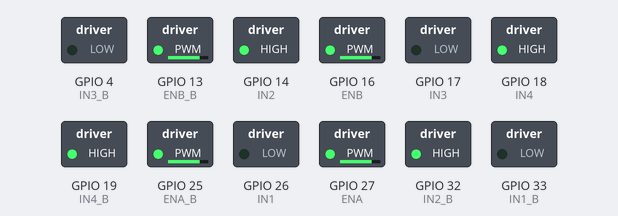
A sketch run on a simulated ESP32. Parts: switched loads named in the sketch (green lamp = pin HIGH).

Above: at 0.1 s.
Timing chart, 0 to 1.6 s (numbered marks = the images above):
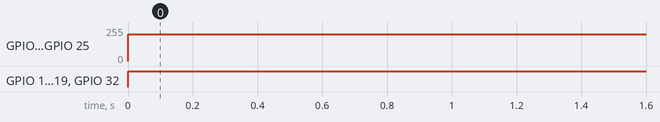

The sketch:

MotorDriver.ino
```cpp
#include <analogWrite.h>

#define ENA 27
#define ENB 16
#define IN1 26
#define IN2 14
#define IN3 17
#define IN4 18

#define ENA_B 25
#define ENB_B 13
#define IN1_B 33
#define IN2_B 32
#define IN3_B 4
#define IN4_B 19

void setup() {
  Serial.begin(9600);
  pinMode(ENA, OUTPUT);
  pinMode(ENB, OUTPUT);
  pinMode(IN1, OUTPUT);
  pinMode(IN2, OUTPUT);
  pinMode(IN3, OUTPUT);
  pinMode(IN4, OUTPUT);

  pinMode(ENA_B, OUTPUT);
  pinMode(ENB_B, OUTPUT);
  pinMode(IN1_B, OUTPUT);
  pinMode(IN2_B, OUTPUT);
  pinMode(IN3_B, OUTPUT);
  pinMode(IN4_B, OUTPUT);
}

void loop() {
  frontA(200);
  frontB(200);
}


void frontA(int ena) {
  analogWrite(ENA, ena);
  digitalWrite(IN1, LOW);
  digitalWrite(IN2, HIGH);
  analogWrite(ENB, ena);
  digitalWrite(IN3, LOW);
  digitalWrite(IN4, HIGH);
}

void frontB(int ena) {
  analogWrite(ENA_B, ena);
  digitalWrite(IN1_B, LOW);
  digitalWrite(IN2_B, HIGH);
  analogWrite(ENB_B, ena);
  digitalWrite(IN3_B, LOW);
  digitalWrite(IN4_B, HIGH);
}
```

Measured:
- by itself, GPIO 13 (ENB_B), GPIO 16 (ENB), GPIO 25 (ENA_B): 0/255 → 200/255 at 0.00 s
- by itself, GPIO 14 (IN2), GPIO 18 (IN4), GPIO 19 (IN4_B), GPIO 32 (IN2_B): LOW → HIGH at 0.00 s
